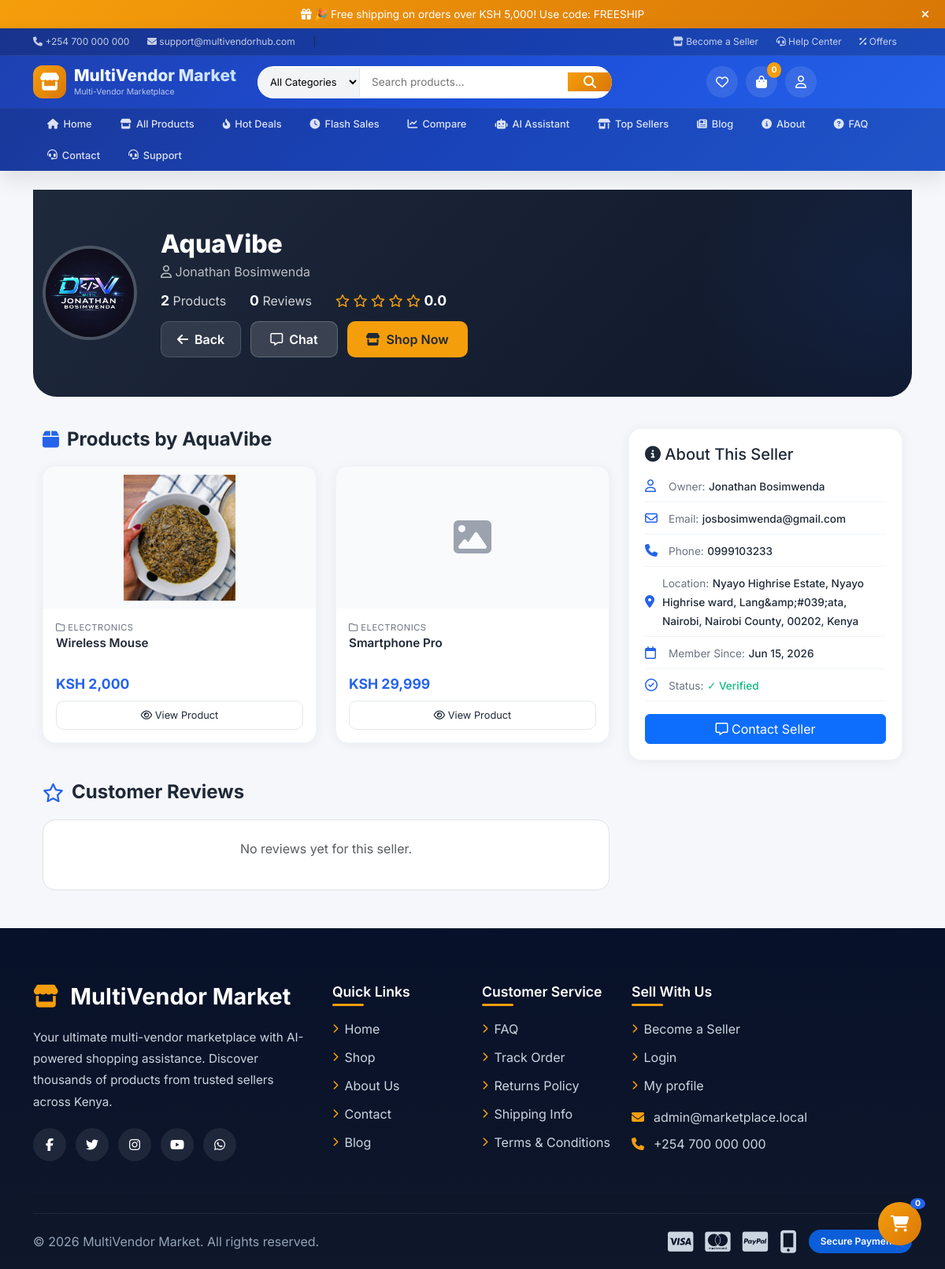
/seller.php?id=4, run on the app's committed database.
### tables this page shows
CREATE TABLE `sellers` (
  `id` int(11) NOT NULL,
  `user_id` int(11) NOT NULL,
  `shop_name` varchar(150) NOT NULL,
  `shop_logo` varchar(255) DEFAULT NULL,
  `phone` varchar(60) NOT NULL,
  `business_id` varchar(100) NOT NULL,
  `id_image` varchar(255) DEFAULT NULL,
  `description` text DEFAULT NULL,
  `location` varchar(255) DEFAULT NULL,
  `status` enum('pending','verified','rejected') NOT NULL DEFAULT 'pending',
  `subscription_status` enum('active','expired','none') NOT NULL DEFAULT 'none',
  `subscription_expires` date DEFAULT NULL,
  `created_at` datetime NOT NULL
);

CREATE TABLE `users` (
  `id` int(11) NOT NULL,
  `name` varchar(120) NOT NULL,
  `email` varchar(190) NOT NULL,
  `password_hash` varchar(255) NOT NULL,
  `role` enum('customer','seller','admin') NOT NULL DEFAULT 'customer',
  `phone` varchar(40) DEFAULT NULL,
  `address` text DEFAULT NULL,
  `email_verified` tinyint(1) NOT NULL DEFAULT 0,
  `verification_token` varchar(64) DEFAULT NULL,
  `reset_token` varchar(64) DEFAULT NULL,
  `reset_expires` datetime DEFAULT NULL,
  `created_at` datetime NOT NULL,
  `remember_token` varchar(64) DEFAULT NULL,
  `remember_expires` datetime DEFAULT NULL
);

CREATE TABLE `products` (
  `id` int(11) NOT NULL,
  `seller_id` int(11) NOT NULL,
  `category_id` int(11) DEFAULT NULL,
  `name` varchar(190) NOT NULL,
  `slug` varchar(220) NOT NULL,
  `short_description` varchar(255) NOT NULL,
  `description` text DEFAULT NULL,
  `price` decimal(12,2) NOT NULL,
  `stock` int(11) NOT NULL DEFAULT 0,
  `brand` varchar(120) DEFAULT NULL,
  `status` enum('draft','pending','approved','rejected') NOT NULL DEFAULT 'pending',
  `rating` decimal(3,2) DEFAULT 0.00,
  `created_at` datetime NOT NULL,
  `updated_at` datetime DEFAULT NULL,
  `discount_percent` int(11) DEFAULT 0 COMMENT 'Discount percentage (0-99)',
  `discounted_price` decimal(12,2) DEFAULT NULL COMMENT 'Price after discount',
  `discount_start_date` datetime DEFAULT NULL COMMENT 'When discount starts',
  `discount_end_date` datetime DEFAULT NULL COMMENT 'When discount ends',
  `is_on_sale` tinyint(1) DEFAULT 0 COMMENT '1 = on sale, 0 = not on sale'
);

CREATE TABLE `categories` (
  `id` int(11) NOT NULL,
  `name` varchar(120) NOT NULL,
  `slug` varchar(150) NOT NULL,
  `description` text DEFAULT NULL,
  `created_at` datetime NOT NULL
);

### includes/functions.php (called while the page is built, shortened)
<?php
function sanitize($value) {
    return htmlspecialchars(trim($value), ENT_QUOTES, 'UTF-8');
}
?>

### seller.php (the view, shortened to what this page needs)
<?php
require_once 'includes/header.php';
$seller_id = intval($_GET['id'] ?? 0);
$seller_sql = "SELECT s.*, u.name as owner_name, u.email as owner_email, u.phone as owner_phone,
                (SELECT COUNT(*) FROM products WHERE seller_id = s.id AND status = 'approved') as product_count,
                (SELECT COALESCE(AVG(r.rating), 0) FROM reviews r JOIN products p ON p.id = r.product_id WHERE p.seller_id = s.id) as avg_rating,
                (SELECT COUNT(*) FROM reviews r JOIN products p ON p.id = r.product_id WHERE p.seller_id = s.id) as review_count
                FROM sellers s
                JOIN users u ON u.id = s.user_id
                WHERE s.id = ? AND s.status = 'verified'";
$stmt = $mysqli->prepare($seller_sql);
$stmt->bind_param('i', $seller_id);
$stmt->execute();
$seller = $stmt->get_result()->fetch_assoc();
$page = isset($_GET['page']) ? (int)$_GET['page'] : 1;
$limit = 12;
$offset = ($page - 1) * $limit;
$products_sql = "SELECT p.*, c.name as category_name,
                (SELECT filename FROM product_images WHERE product_id = p.id LIMIT 1) as image
                FROM products p
                LEFT JOIN categories c ON c.id = p.category_id
                WHERE p.seller_id = ? AND p.status = 'approved'
                ORDER BY p.created_at DESC
                LIMIT ? OFFSET ?";
$stmt = $mysqli->prepare($products_sql);
$stmt->bind_param('iii', $seller_id, $limit, $offset);
$stmt->execute();
$products = $stmt->get_result();
$reviews_sql = "SELECT r.*, u.name as user_name, p.name as product_name
                FROM reviews r
                JOIN users u ON u.id = r.user_id
                JOIN products p ON p.id = r.product_id
                WHERE p.seller_id = ? AND r.status = 'approved'
                ORDER BY r.created_at DESC
                LIMIT 5";
$stmt = $mysqli->prepare($reviews_sql);
$stmt->bind_param('i', $seller_id);
$stmt->execute();
$reviews = $stmt->get_result();
$rating = round($seller['avg_rating'] ?? 0, 1);
?>
<div class="seller-store-hero">
    <div class="container">
        <div class="seller-profile">
            <div class="seller-avatar-large">
                <?php
                $has_logo = !empty($seller['shop_logo']) && file_exists('uploads/sellers/' . $seller['shop_logo']);
                if ($has_logo):
                ?>
                    <img src="uploads/sellers/<?= $seller['shop_logo'] ?>"
                         alt="<?= sanitize($seller['shop_name']) ?>"
                         loading="lazy">
                <?php else: ?>
                    <div class="no-logo">
                        <i class="fa-solid fa-store"></i>
                    </div>
                <?php endif; ?>
            </div>
            <div class="seller-info">
                <h1><?= sanitize($seller['shop_name']) ?></h1>
                <div class="owner">
                    <i class="fa-regular fa-user"></i> <?= sanitize($seller['owner_name']) ?>
                </div>
                <div class="seller-stats">
                    <div class="stat">
                        <strong><?= number_format($seller['product_count'] ?? 0) ?></strong> Products
                    </div>
                    <div class="stat">
                        <strong><?= number_format($seller['review_count'] ?? 0) ?></strong> Reviews
                    </div>
                    <div class="stat">
                        <span class="stars">
                            <?php for($i = 1; $i <= 5; $i++): ?>
                                <?php if($i <= floor($rating)): ?>
                                    <i class="fa-solid fa-star"></i>
                                <?php elseif($i - 0.5 <= $rating): ?>
                                    <i class="fa-solid fa-star-half-stroke"></i>
                                <?php else: ?>
                                    <i class="fa-regular fa-star"></i>
                                <?php endif; ?>
                            <?php endfor; ?>
                        </span>
                        <strong><?= number_format($rating, 1) ?></strong>
                    </div>
                </div>
                <div class="seller-actions">
                    <a href="sellers.php" class="btn-back">
                        <i class="fa-solid fa-arrow-left"></i> Back
                    </a>
                    <a href="chat.php?seller=<?= $seller['id'] ?>" class="btn-chat">
                        <i class="fa-regular fa-message"></i> Chat
                    </a>
                    <a href="#products" class="btn-shop">
                        <i class="fa-solid fa-store"></i> Shop Now
                    </a>
                </div>
            </div>
        </div>
    </div>
</div>
<div class="container mb-5">
    <div class="row g-4">
        <div class="col-lg-8">
            <div id="products">
                <h3 class="section-title">
                    <i class="fa-solid fa-box"></i> Products by <?= sanitize($seller['shop_name']) ?>
                </h3>
                <?php if ($products->num_rows === 0): ?>
                    <div class="no-products">
                        <i class="fa-solid fa-box-open"></i>
                        <h4>No Products Yet</h4>
                        <p class="text-muted">This seller hasn't added any products yet.</p>
                    </div>
                <?php else: ?>
                    <div class="row g-4">
                        <?php while ($product = $products->fetch_assoc()):
                            $has_image = !empty($product['image']) && file_exists('uploads/products/' . $product['image']);
                        ?>
                            <div class="col-md-6">
                                <div class="product-card">
                                    <div class="product-img-container">
                                        <?php if ($has_image): ?>
                                            <img src="uploads/products/<?= sanitize($product['image']) ?>"
                                                 class="product-img"
                                                 alt="<?= sanitize($product['name']) ?>"
                                                 loading="lazy">
                                        <?php else: ?>
                                            <div class="product-img-placeholder">
                                                <i class="fa-solid fa-image"></i>
                                            </div>
                                        <?php endif; ?>
                                    </div>
                                    <div class="product-info">
                                        <div class="product-category">
                                            <i class="fa-regular fa-folder"></i> <?= sanitize($product['category_name'] ?? 'Uncategorized') ?>
                                        </div>
                                        <div class="product-name">
                                            <a href="product.php?id=<?= $product['id'] ?>"><?= sanitize($product['name']) ?></a>
                                        </div>
                                        <div class="product-price">KSH <?= number_format($product['price']) ?></div>
                                        <a href="product.php?id=<?= $product['id'] ?>" class="btn-view">
                                            <i class="fa-regular fa-eye"></i> View Product
                                        </a>
                                    </div>
                                </div>
                            </div>
                        <?php endwhile; ?>
                    </div>
                <?php endif; ?>
            </div>
            <div class="mt-5">
                <h3 class="section-title">
                    <i class="fa-regular fa-star"></i> Customer Reviews
                </h3>
                <?php if ($reviews->num_rows === 0): ?>
                    <div class="text-center p-4 bg-white rounded-4 border">
                        <p class="text-muted">No reviews yet for this seller.</p>
                    </div>
                <?php endif; ?>
            </div>
        </div>
        <div class="col-lg-4">
            <div class="sidebar-card">
                <h5><i class="fa-solid fa-circle-info"></i> About This Seller</h5>
                <div class="info-item">
                    <i class="fa-regular fa-user"></i>
                    <div>
                        <span class="label">Owner:</span>
                        <span class="value"><?= sanitize($seller['owner_name']) ?></span>
                    </div>
                </div>
                <div class="info-item">
                    <i class="fa-regular fa-envelope"></i>
                    <div>
                        <span class="label">Email:</span>
                        <span class="value"><?= sanitize($seller['owner_email']) ?></span>
                    </div>
                </div>
                <div class="info-item">
                    <i class="fa-solid fa-phone"></i>
                    <div>
                        <span class="label">Phone:</span>
                        <span class="value"><?= sanitize($seller['phone'] ?? 'N/A') ?></span>
                    </div>
                </div>
                <div class="info-item">
                    <i class="fa-solid fa-location-dot"></i>
                    <div>
                        <span class="label">Location:</span>
                        <span class="value"><?= sanitize($seller['location'] ?? 'N/A') ?></span>
                    </div>
                </div>
                <div class="info-item">
                    <i class="fa-regular fa-calendar"></i>
                    <div>
                        <span class="label">Member Since:</span>
                        <span class="value"><?= date('M d, Y', strtotime($seller['created_at'])) ?></span>
                    </div>
                </div>
                <div class="info-item">
                    <i class="fa-regular fa-circle-check"></i>
                    <div>
                        <span class="label">Status:</span>
                        <span class="value" style="color:#10b981;">✓ Verified</span>
                    </div>
                </div>
                <a href="chat.php?seller=<?= $seller['id'] ?>" class="btn btn-primary w-100 mt-3">
                    <i class="fa-regular fa-message"></i> Contact Seller
                </a>
            </div>
        </div>
    </div>
</div>
<?php require_once 'includes/footer.php'; ?>

### includes/header.php (style rules this page uses)
:root { --primary: #2563eb; --primary-dark: #1d4ed8; --secondary: #f59e0b; --success: #10b981; --danger: #ef4444; --dark: #1f2937; --gray: #6b7280; --light-gray: #f3f4f6; --white: #ffffff; --border: #e5e7eb; }
* { margin: 0; padding: 0; box-sizing: border-box; }
body { font-family: 'Inter', sans-serif; background: #f5f7fb; color: #1f2937; }

### data on the page
sellers: shop_logo (picture), shop_name "AquaVibe", user.name "Jonathan Bosimwenda", user.email "josbosimwenda@gmail.com", phone "0999103233", location "Nyayo Highrise Estate, Nyayo Highrise ward, Lang&amp;#039;ata, Nairobi, Nairobi County, 00202, Kenya", created_at "Jun 15, 2026"
products: category.name "ELECTRONICS", name "Wireless Mouse", price "2,000"
products: category.name "ELECTRONICS", name "Smartphone Pro", price "29,999"

### other printed values
SITE_NAME "MultiVendor Market"
$cart_count "0"
$seller['product_count'] "2"
$seller['review_count'] "0"
$rating "0.0"
ADMIN_EMAIL "admin@marketplace.local"
